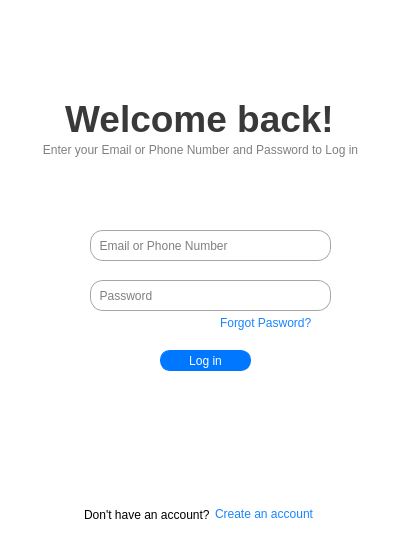
<?xml version="1.0" encoding="UTF-8"?>
<ui version="4.0">
 <class>LoginWidget</class>
 <widget class="QWidget" name="LoginWidget">
  <property name="geometry">
   <rect>
    <x>0</x>
    <y>0</y>
    <width>400</width>
    <height>550</height>
   </rect>
  </property>
  <property name="minimumSize">
   <size>
    <width>400</width>
    <height>550</height>
   </size>
  </property>
  <property name="maximumSize">
   <size>
    <width>400</width>
    <height>550</height>
   </size>
  </property>
  <property name="windowTitle">
   <string>Form</string>
  </property>
  <property name="styleSheet">
   <string notr="true">QWidget#LoginWidget {
	background: #FFFFFF;
}</string>
  </property>
  <widget class="QLabel" name="WelcomeBackLabel">
   <property name="geometry">
    <rect>
     <x>-1</x>
     <y>100</y>
     <width>401</width>
     <height>38</height>
    </rect>
   </property>
   <property name="font">
    <font>
     <family>Segoe UI</family>
     <pointsize>28</pointsize>
     <weight>75</weight>
     <bold>true</bold>
    </font>
   </property>
   <property name="styleSheet">
    <string notr="true">QLabel#WelcomeBackLabel {
	color: #393939;
}</string>
   </property>
   <property name="text">
    <string>Welcome back!</string>
   </property>
   <property name="alignment">
    <set>Qt::AlignCenter</set>
   </property>
  </widget>
  <widget class="QLabel" name="LoginDetailLabel">
   <property name="geometry">
    <rect>
     <x>0</x>
     <y>140</y>
     <width>401</width>
     <height>20</height>
    </rect>
   </property>
   <property name="styleSheet">
    <string notr="true">QLabel#LoginDetailLabel {
	color: #7f7f7f;
}</string>
   </property>
   <property name="text">
    <string>Enter your Email or Phone Number and Password to Log in</string>
   </property>
   <property name="alignment">
    <set>Qt::AlignCenter</set>
   </property>
  </widget>
  <widget class="QLineEdit" name="LoginEmailPhoneNumberInput">
   <property name="geometry">
    <rect>
     <x>90</x>
     <y>230</y>
     <width>241</width>
     <height>31</height>
    </rect>
   </property>
   <property name="sizePolicy">
    <sizepolicy hsizetype="Fixed" vsizetype="Fixed">
     <horstretch>0</horstretch>
     <verstretch>0</verstretch>
    </sizepolicy>
   </property>
   <property name="styleSheet">
    <string notr="true">QLineEdit#LoginEmailPhoneNumberInput {
	border: 1px solid #a6a6a6;
	border-radius: 13;
}</string>
   </property>
   <property name="placeholderText">
    <string>  Email or Phone Number</string>
   </property>
  </widget>
  <widget class="QLineEdit" name="LoginPasswordInput">
   <property name="geometry">
    <rect>
     <x>90</x>
     <y>280</y>
     <width>241</width>
     <height>31</height>
    </rect>
   </property>
   <property name="cursor">
    <cursorShape>IBeamCursor</cursorShape>
   </property>
   <property name="styleSheet">
    <string notr="true">QLineEdit#LoginPasswordInput {
	border: 1px solid #a6a6a6;
	border-radius: 13;
}</string>
   </property>
   <property name="echoMode">
    <enum>QLineEdit::Password</enum>
   </property>
   <property name="placeholderText">
    <string>  Password</string>
   </property>
  </widget>
  <widget class="QPushButton" name="LoginButton">
   <property name="geometry">
    <rect>
     <x>160</x>
     <y>350</y>
     <width>91</width>
     <height>21</height>
    </rect>
   </property>
   <property name="styleSheet">
    <string notr="true">QPushButton#LoginButton {
	background: #0077ff;
	color: #FFFFFF;
	border: 1px solid #0077ff;
	border-radius: 10;
}

QPushButton#LoginButton:hover {
	background: #1884ff;
	border: 1px solid #1884ff;
}

QPushButton#LoginButton:pressed {
	background: #65adff;
	border: 1px solid #65adff;
}
</string>
   </property>
   <property name="text">
    <string>Log in</string>
   </property>
  </widget>
  <widget class="QPushButton" name="ForgotPasswordButton">
   <property name="geometry">
    <rect>
     <x>220</x>
     <y>310</y>
     <width>111</width>
     <height>21</height>
    </rect>
   </property>
   <property name="styleSheet">
    <string notr="true">QPushButton#ForgotPasswordButton {
	background: rgba(0, 0, 0, 0);
	border: none;
	color: #1884ff;
	text-align: left;
	padding-top: 5;
}

QPushButton#ForgotPasswordButton:hover {
	color: #419aff;
}

QPushButton#ForgotPasswordButton:pressed {
	color: #004cff;
}</string>
   </property>
   <property name="text">
    <string>Forgot Pasword?</string>
   </property>
  </widget>
  <widget class="QFrame" name="CreateAccountFrame">
   <property name="geometry">
    <rect>
     <x>28</x>
     <y>499</y>
     <width>341</width>
     <height>31</height>
    </rect>
   </property>
   <property name="frameShape">
    <enum>QFrame::NoFrame</enum>
   </property>
   <property name="frameShadow">
    <enum>QFrame::Raised</enum>
   </property>
   <layout class="QHBoxLayout" name="horizontalLayout">
    <property name="spacing">
     <number>0</number>
    </property>
    <property name="leftMargin">
     <number>0</number>
    </property>
    <property name="topMargin">
     <number>0</number>
    </property>
    <property name="rightMargin">
     <number>0</number>
    </property>
    <property name="bottomMargin">
     <number>0</number>
    </property>
    <item>
     <spacer name="__Spacer__51">
      <property name="orientation">
       <enum>Qt::Horizontal</enum>
      </property>
      <property name="sizeHint" stdset="0">
       <size>
        <width>40</width>
        <height>20</height>
       </size>
      </property>
     </spacer>
    </item>
    <item>
     <widget class="QLabel" name="CreateAccountLabel">
      <property name="styleSheet">
       <string notr="true"/>
      </property>
      <property name="text">
       <string>Don't have an account?</string>
      </property>
     </widget>
    </item>
    <item>
     <widget class="QPushButton" name="SignupButton">
      <property name="styleSheet">
       <string notr="true">QPushButton#SignupButton {
	background: rgba(0, 0, 0, 0);
	border: none;
	color: #1884ff;
	padding-left: 5;
	text-align: left;
}

QPushButton#SignupButton:hover {
	color: #419aff;
}

QPushButton#SignupButton:pressed {
	color: #004cff;
}</string>
      </property>
      <property name="text">
       <string>Create an account</string>
      </property>
     </widget>
    </item>
    <item>
     <spacer name="__Spacer__50">
      <property name="orientation">
       <enum>Qt::Horizontal</enum>
      </property>
      <property name="sizeHint" stdset="0">
       <size>
        <width>40</width>
        <height>20</height>
       </size>
      </property>
     </spacer>
    </item>
   </layout>
  </widget>
 </widget>
 <resources/>
 <connections/>
</ui>
